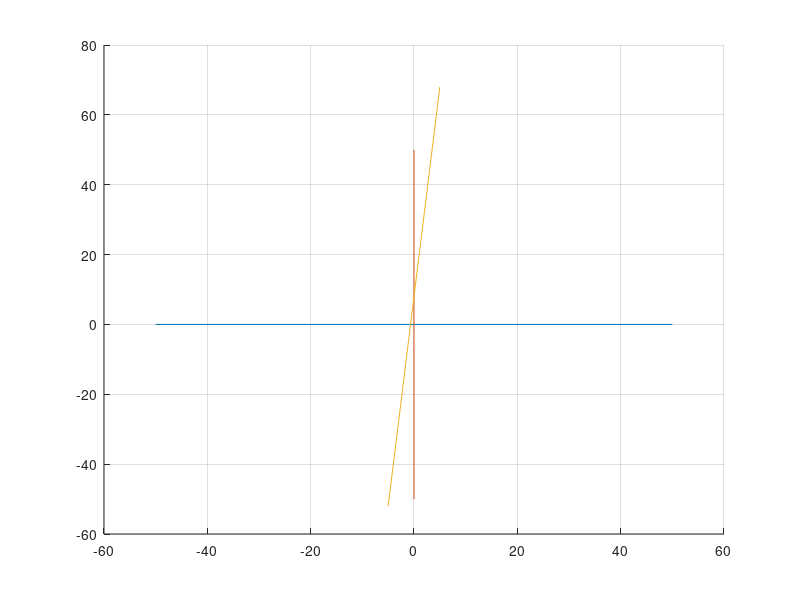

Write the MATLAB code that produced this figure.
clc,clear            %Limpio todo los datos 'basura'
a=[-50 50];          %El tamaño del plano
b=a-a;               %Deje esto quieto
hold on;
    plot(a,b);
    plot(b,a);
grid on;             %Hasta aqui

x=-5:1:5;            %Los valores que va a tomar x, Ejm= x=-5:0.01:5
                     %valor inicial, saltos=epsilon, valor final
                     
y=12*x+8;            %Ecuacion lineal

plot(x,y);           %Esto hace que grafique